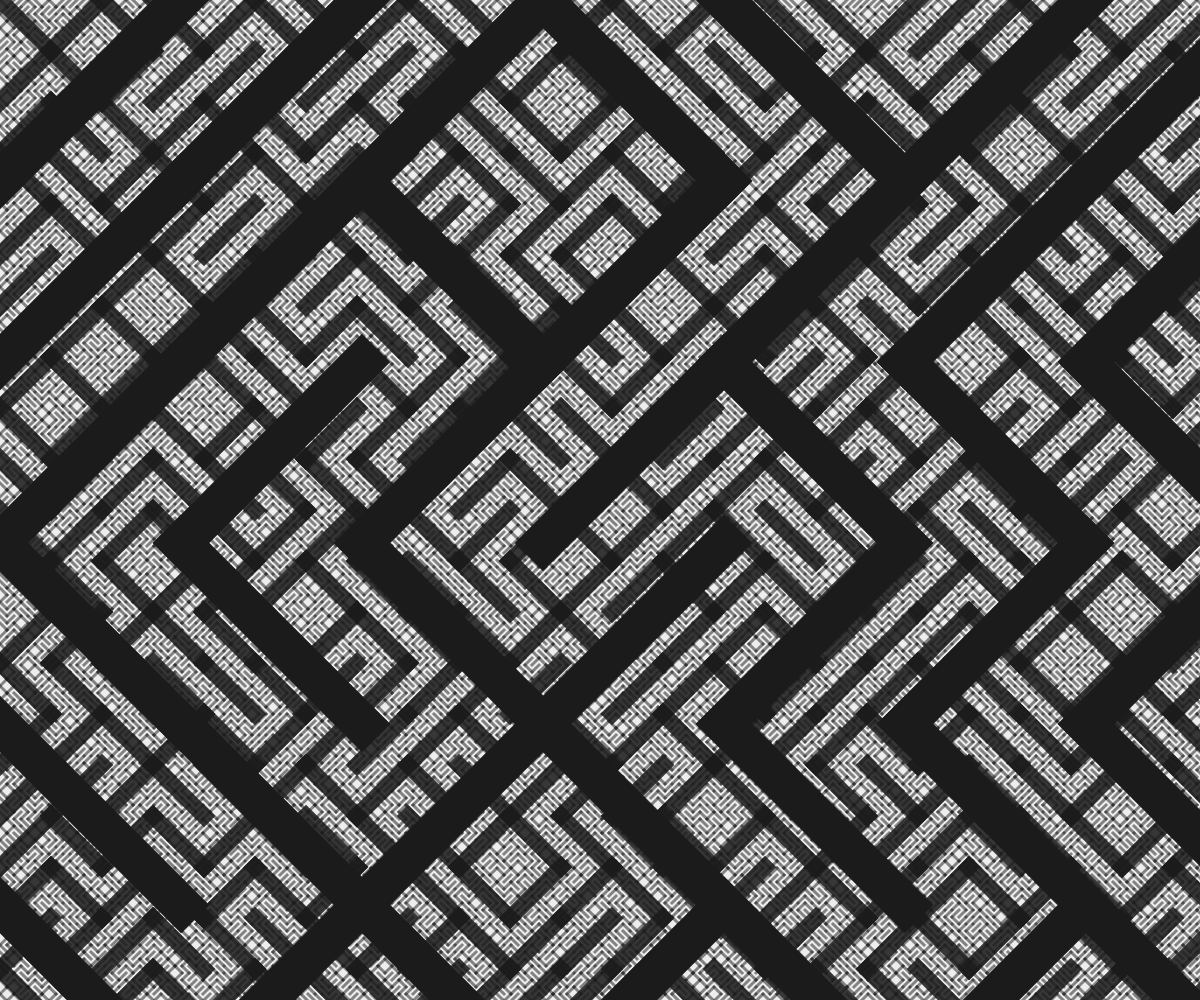
Frame 1 (no input)
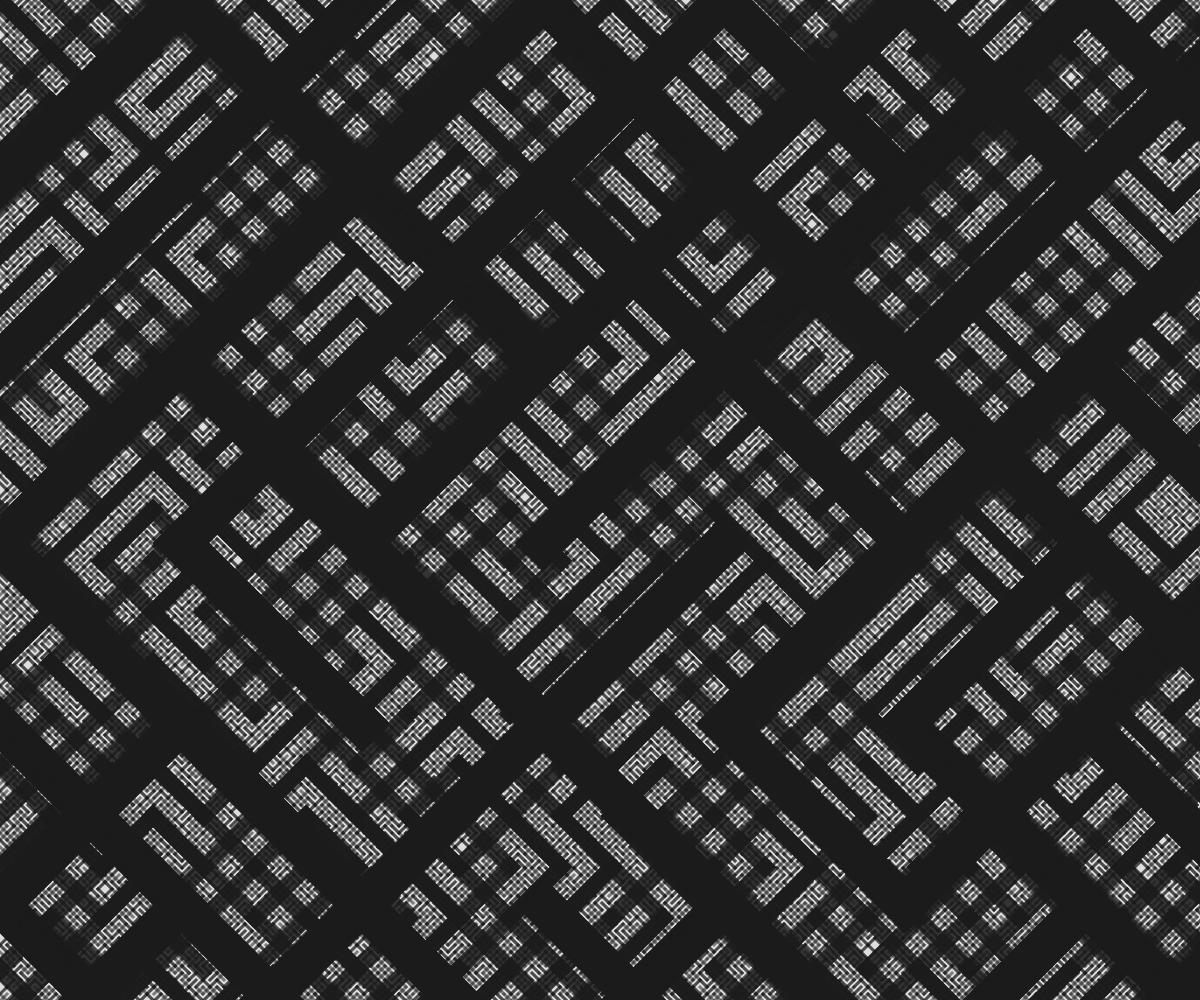
Frame 2 (the mouse pressed at the canvas centre, redrawn once)

The p5.js sketch that drew these frames (run headless with seeded random() and noise() and a simulated clock; the mouse was pressed at the canvas centre and the sketch redrawn once):

// p5.js sketch
// ── sketch.js

function getRandomInt(min, max) {
  return Math.floor(Math.random() * (max - min + 1) + min);
}

var WIDTH = window.innerWidth;
var HEIGHT = window.innerHeight;
var FRAME_RATE = 60;
var DURATION = getRandomInt(15, 30);

function range(start, stop, step) {
  if (typeof stop == 'undefined') {
      // one param defined
      stop = start;
      start = 0;
  }

  if (typeof step == 'undefined') {
      step = 1;
  }

  if ((step > 0 && start >= stop) || (step < 0 && start <= stop)) {
      return [];
  }

  var result = [];
  for (var i = start; step > 0 ? i < stop : i > stop; i += step) {
      result.push(i);
  }

  return result;
};

function setup() {
  BG_COLOR = color(27, 27, 27, 20)
  COLOR_1 = color(27, 27, 27, 130)
  COLOR_2 = color(27, 27, 27, 220)
  COLOR_3 = color(27, 27, 27, 255)

  drawer_1 = new TiledLinesDrawer(7, 3, COLOR_1)
  drawer_2 = new TiledLinesDrawer(51, 16, COLOR_2)
  drawer_3 = new TiledLinesDrawer(181, 40, COLOR_3)

  frameRate(FRAME_RATE);
  createCanvas(WIDTH, HEIGHT);
  strokeCap(PROJECT);
}

function draw() {
  // clear()
  background(BG_COLOR)
  drawer_1.draw_lines()
  drawer_2.draw_lines()
  drawer_3.draw_lines()
  noLoop();
}


class TiledLinesDrawer{

  constructor(step, weight, c=null){
    [this.x, this.y] = [0, 0]
    this.step = step
    this.c = c || BLACK
    this.weight = weight
  }

  draw_lines(){
    var new_y = this.y + this.step

    stroke(this.c)
    strokeWeight(this.weight)

    for(var x of range(this.x, width, this.step)){
      for(var y of range(this.y, height, this.step)){
        this.random_line_at(x, y)
      }
    }
  }

  random_line_at(x, y){
    var turn = random(1) > 0.5

    var size = this.step
    if (turn) {
      line(x, y, x + size, y + size)
    } else {
      line(x + size, y, x, y + size)
    }
  }
}
